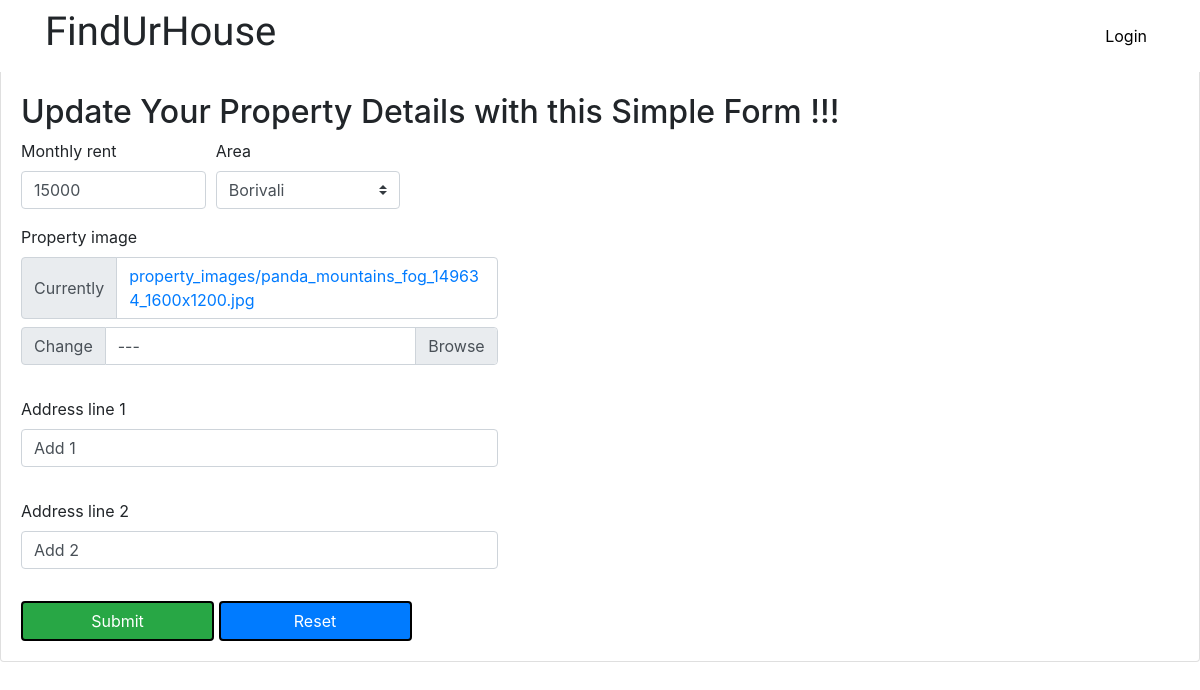
Screenshot of /owner/update_property/20 with the database file from the repository.
### users/models.py (models this page shows, shortened)
class Property(models.Model):
    size_choices = [
        ('1 BHK' ,'1 BHK'),
        ('2 BHK' ,'2 BHK'),
        ('3 BHK' ,'3 BHK'),
        ('4 BHK' ,'4 BHK')
    ]
    area_choices = [
        ('Borivali' ,'Borivali'),
        ('Kandivali' ,'Kandivali'),
        ('Malad' ,'Malad'),
        ('Goregaon' ,'Goregaon')
    ]
    property_owner = models.ForeignKey(Owner, on_delete=models.CASCADE)
    property_size = models.CharField(choices=size_choices, max_length = 100)
    monthly_rent = models.PositiveIntegerField(validators = [MinValueValidator(1)])
    property_image = models.ImageField(default='default.jpg',upload_to='property_images/',blank = False)
    area = models.CharField(choices=area_choices, max_length = 100)
    address_line_1 = models.CharField(max_length = 100)
    address_line_2 = models.CharField(max_length = 100)

### users/views.py (the view)
# urls.py: path('owner/update_property/<int:update_id>',users_views.update_property, name = 'update_property'),
def update_property(request, update_id):
    property_to_update = Property.objects.get(id=update_id)
    if request.method == 'POST':
        form = UpdatePropertyForm(request.POST,request.FILES,instance=property_to_update)
        if form.is_valid():
            form.save()
            messages.success(request,"Details Updated Successfully !")
            return redirect('owner_home')
    elif request.method == 'GET':
        form = UpdatePropertyForm(instance=property_to_update)
    context = {
        "form" : form,
        "propertyid" : update_id,
    }
    return render(request,"users/update_property.html",context)

### users/templates/users/update_property.html (shortened to what this page needs)
{% extends "users/base.html" %}
{% load static %}
{% block content %}
{% load crispy_forms_tags %}
<html lang="en">
<head>
  <link rel="stylesheet" href="https://maxcdn.bootstrapcdn.com/bootstrap/4.0.0/css/bootstrap.min.css">
  <link rel="stylesheet" href="https://cdnjs.cloudflare.com/ajax/libs/font-awesome/4.7.0/css/font-awesome.min.css">
  </head>
  <body>
  <br><br><br>
  <h2> Update Your Property Details with this Simple Form !!!</h2>
  <form action="{% url 'update_property' propertyid  %}" method="POST" enctype="multipart/form-data">
      {% crispy form form.helper %}
  </form>
  </body>
{% endblock content %}

### static/css/main.css (style rules this page uses)
body { background: #fafafa; color: #333333; margin-top: 5rem; }
h1, h2, h3, h4, h5, h6 { color:black; }

### users/templates/users/update_property.html (style rules this page uses)
.btn-border { border: 2px solid black; }

### rows the page displays
Property: monthly_rent "15000", area "Borivali", address_line_1 "Add 1", address_line_2 "Add 2"
